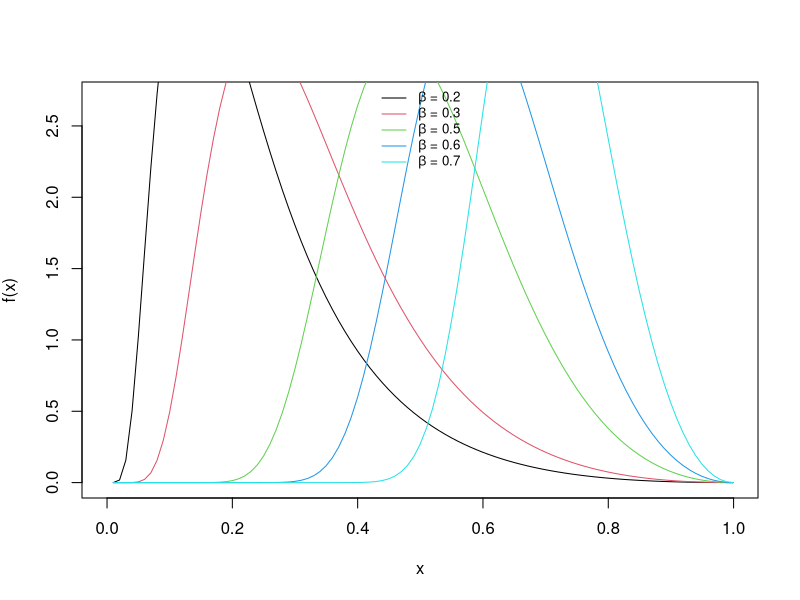
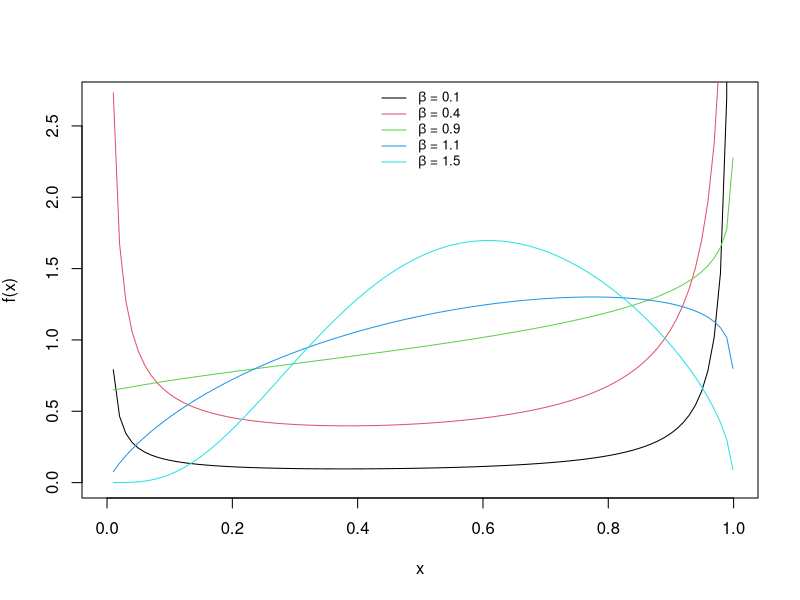

R code for these plots, in order:
##############################################
###############    Unit Weibull  #############
##############################################
############################################# 
#Inicializations
fromx=0
tox=0.999
yliminf=0
ylimsup=2.7

tau = 0.5
#Probability density function
f_UW <- function(x)
{
  b*log(tau)/(x*(log(u)))*(log(x)/log(u))^(b-1)*tau^((log(x)/log(u))^(b))
}

###########################################################################
# Information for the construction of Figure 3a of Section 3.
b = 3.0
u = 0.2
curve(f_UW,from=fromx, to=tox, add = FALSE, lty= 1,xlab = expression("x"),
      ylab = expression("f(x)"),ylim =c(yliminf,ylimsup), col =1, lwd = 1) 

b = 3.0
u = 0.3
curve(f_UW,from=fromx, to=tox, add = TRUE, lty=1,
      ylab = expression("f(x)"),ylim =c(yliminf,ylimsup), col = 2, lwd = 1)

b = 3.0
u = 0.5
curve(f_UW,from=fromx, to=tox, add = TRUE, lty=1,
      ylab = expression("f(x)"),ylim =c(yliminf,ylimsup), col = 3, lwd = 1)

b = 3.0
u = 0.6
curve(f_UW, from=fromx, to=tox, add = TRUE, lty=1, ylab = expression("f(x)"),
      ylim =c(yliminf,ylimsup), col = 4, lwd = 1)

b = 3.0
u = 0.7
curve(f_UW,from=fromx, to=tox, add = TRUE, lty=1,
      ylab = expression("f(x)"),xlab = expression("x"),
      ylim =c(yliminf,ylimsup), col = 5, lwd = 1)


legend("top", c(expression(paste(beta,' = 0.2 ')),
                c(expression(paste(beta,' = 0.3 ')),
                  c(expression(paste(beta,' = 0.5 ')),
                    c(expression(paste(beta,' = 0.6 ')),
                      c(expression(paste(beta,' = 0.7 '))))))),
       col = c(1,2,3,4,5),
       lty= c(1,1,1,1,1),
       lwd = c(1,1,1,1,1), bty="n", cex = 0.8)
############################################################################
############################################################################
# Information for the construction of Figure 3b of Section 3.
b = 0.1
u = 0.6
curve(f_UW,from=fromx, to=tox, add = FALSE, lty= 1,xlab = expression("x"),
      ylab = expression("f(x)"),ylim =c(yliminf,ylimsup), col =1, lwd = 1)

b = 0.4
u = 0.6
curve(f_UW,from=fromx, to=tox, add = TRUE, lty=1,
      ylab = expression("f(x)"),ylim =c(yliminf,ylimsup), col = 2, lwd = 1)

b = 0.9
u = 0.6
curve(f_UW,from=fromx, to=tox, add = TRUE, lty=1,
      ylab = expression("f(x)"),ylim =c(yliminf,ylimsup), col = 3, lwd = 1)

b = 1.1
u = 0.6
curve(f_UW, from=fromx, to=tox, add = TRUE, lty=1, ylab = expression("f(x)"),
      ylim =c(yliminf,ylimsup), col = 4, lwd = 1)

b = 1.5
u = 0.6
curve(f_UW,from=fromx, to=tox, add = TRUE, lty=1,
      ylab = expression("f(x)"),xlab = expression("x"),
      ylim =c(yliminf,ylimsup), col = 5, lwd = 1)


legend("top", c(expression(paste(beta,' = 0.1 ')),
                    c(expression(paste(beta,' = 0.4 ')),
                      c(expression(paste(beta,' = 0.9 ')),
                        c(expression(paste(beta,' = 1.1 ')),
                          c(expression(paste(beta,' = 1.5 '))))))),
       col = c(1,2,3,4,5),
       lty= c(1,1,1,1,1),
       lwd = c(1,1,1,1,1), bty="n", cex = 0.8)
###########################################################################


